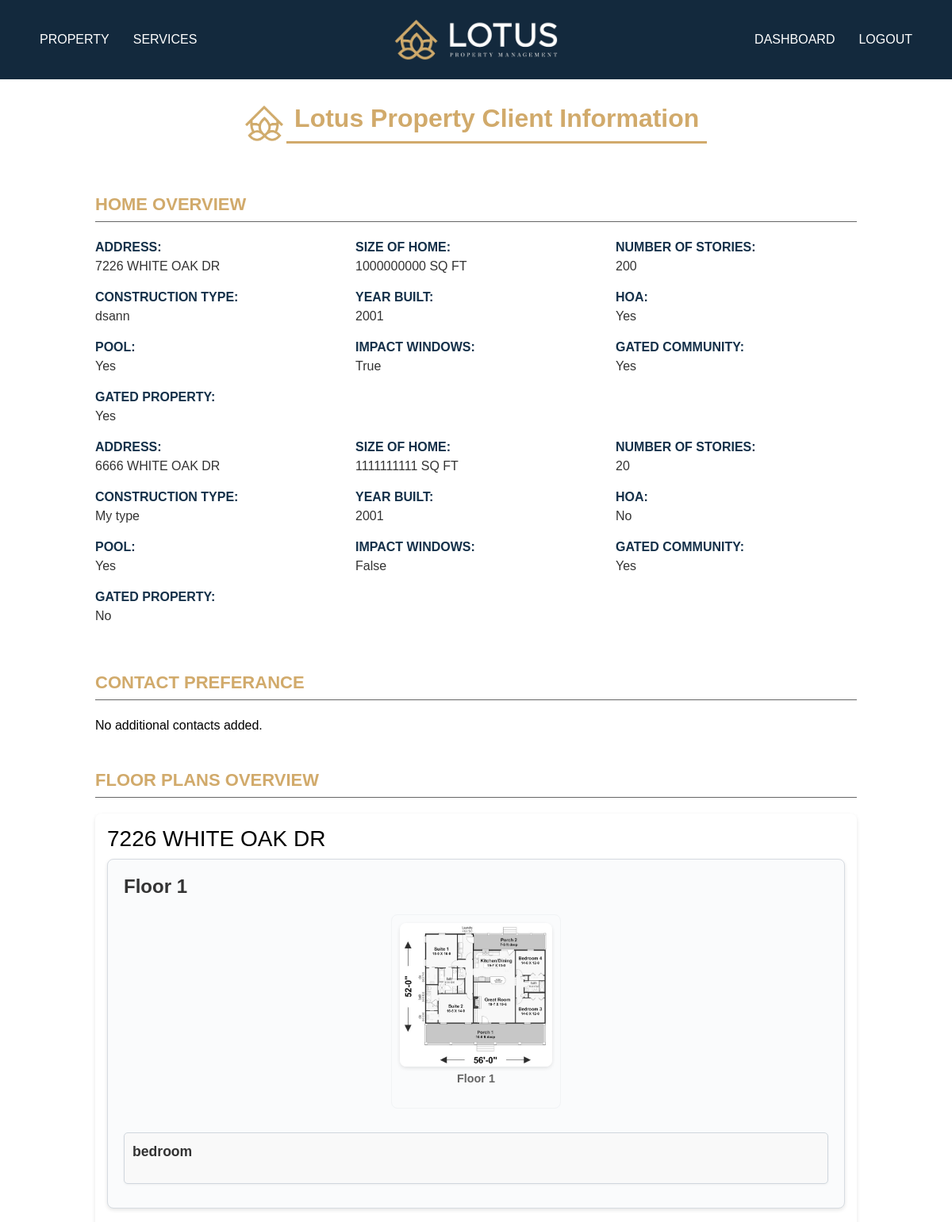
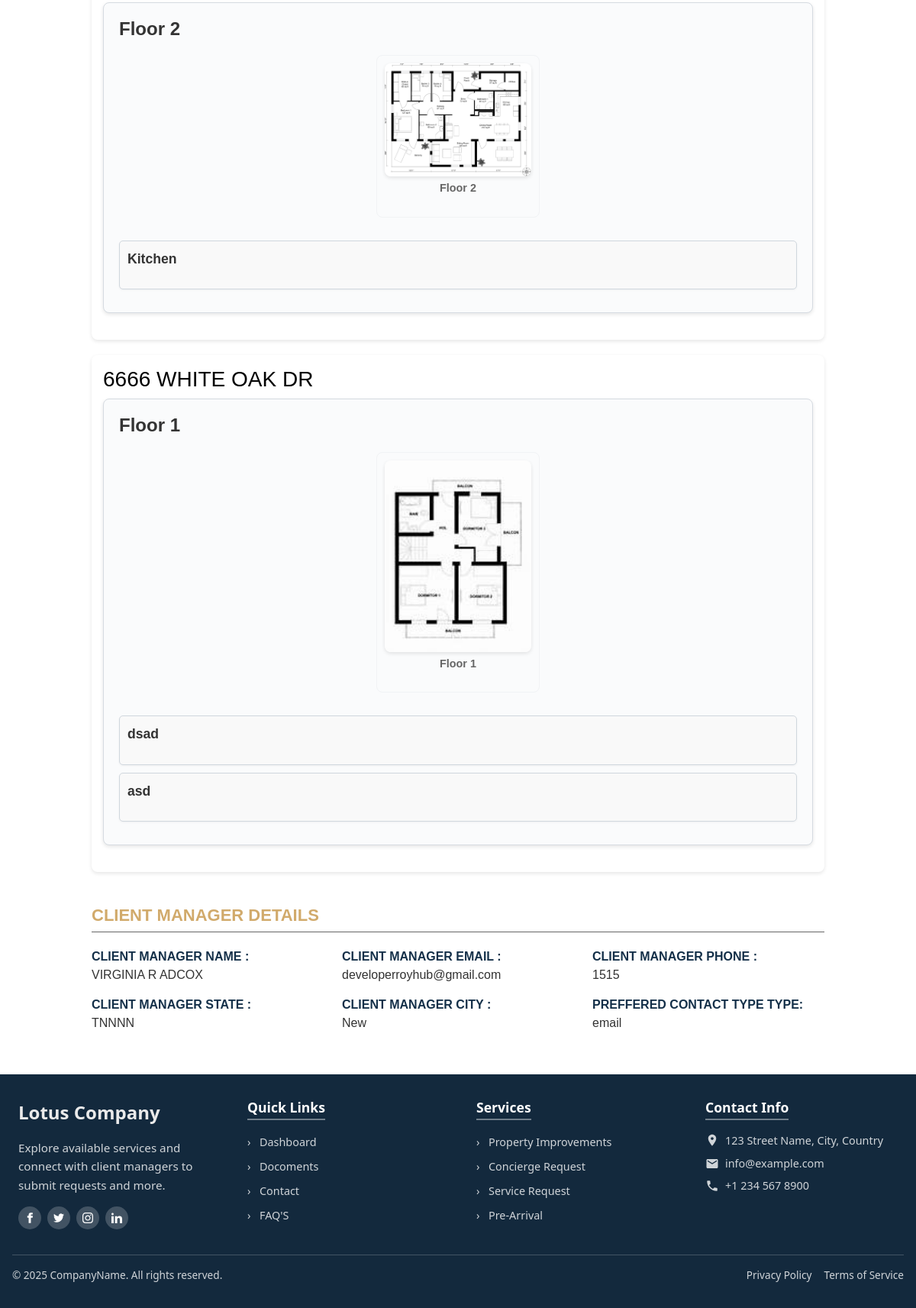
/my-properties/ (signed in), run on the app's committed database (2 pictures, top to bottom).
### propertydetails/models.py (models this page shows, shortened)
class PropertyManagement(models.Model):
    client = models.ForeignKey(Client, on_delete=models.CASCADE, related_name="properties")
    client_manager = models.ForeignKey(ClientManagers, on_delete=models.CASCADE, related_name="managed_properties")
    address = models.CharField(max_length=255)
    size_of_home = models.CharField(max_length=50)
    number_of_stories = models.PositiveIntegerField()
    construction_type = models.CharField(max_length=100)
    year_built = models.PositiveIntegerField()
    has_pool = models.BooleanField(default=False)
    gated_community = models.BooleanField(default=False)
    impact_windows = models.BooleanField(default=False)
    has_hoa = models.BooleanField(default=False)
    gated_property = models.BooleanField(default=False)
    basketball_court = models.BooleanField(default=False)
    tennis_court = models.BooleanField(default=False)
    pickleball_court = models.BooleanField(default=False)
    hot_tub = models.BooleanField(default=False)
    outdoor_kitchen_gazebo = models.BooleanField(default=False)
    waterfront = models.BooleanField(default=False)
    city = models.CharField(max_length=20, null=True, blank=True)
    state = models.CharField(max_length=20, null=True, blank=True)
    zipcode = models.CharField(max_length=10, null=True, blank=True)
    PREFERRED_CONTACT_CHOICES = [
        ('email', 'Email'),
        ('phone', 'Phone'),
    ]
    preferred_contact_method = models.CharField(
        max_length=10, choices=PREFERRED_CONTACT_CHOICES, default='email'
    )
    created_at = models.DateTimeField(auto_now_add=True)
    additional_info = models.TextField(blank=True, null=True)

class Floor(models.Model):
    property = models.ForeignKey(PropertyManagement, on_delete=models.CASCADE, related_name='floors')
    floor_name = models.CharField(max_length=255)
    floor_imgae = models.ImageField(upload_to='floor_images/', null=True, blank=True)

class Room(models.Model):
    floor = models.ForeignKey(Floor, on_delete=models.CASCADE, related_name='rooms')
    room_name = models.CharField(max_length=255)
    room_size = models.CharField(max_length=255)
    room_image = models.ImageField(upload_to='rooms_images/', null=True, blank=True)

### mainapp/models.py (models this page shows, shortened)
class ClientManagers(models.Model):  # Unique name to avoid conflicts
    first_name = models.CharField(max_length=150)
    last_name = models.CharField(max_length=150)
    username = models.CharField(max_length=150, unique=True)
    email = models.EmailField(unique=True)
    password = models.CharField(max_length=255)  # Store hashed passwords
    phone_number = models.CharField(max_length=15,blank=True, null=True)
    city = models.CharField(max_length=100, blank=True, null=True)
    state = models.CharField(max_length=100, blank=True, null=True)
    zipcode = models.CharField(max_length=10, blank=True, null=True)
    office_phone = models.CharField(max_length=15, null=True, blank=True)
    business_address = models.TextField(null=True, blank=True)
    PREFERRED_CONTACT_CHOICES = [
        ('email', 'Email'),
        ('phone', 'Phone'),
        ('text', 'text'),
    ]
    preferred_contact_method = models.CharField(
        max_length=10, choices=PREFERRED_CONTACT_CHOICES, default='email'
    )
    created_at = models.DateTimeField(auto_now_add=True)

### mainapp/views.py (the view)
# urls.py: path('my-properties/', client_properties, name='client_properties'),
def client_properties(request):
    client_id = request.session['client_id']
    client = Client.objects.get(id=client_id)
    properties = PropertyManagement.objects.filter(client=client).prefetch_related('floors__rooms', 'client_manager')
    contacts = [
        {"name": client.contact1_name, "email": client.contact1_email, "phone": client.contact1_phone, "preferred": client.contact1_preferred},
        {"name": client.contact2_name, "email": client.contact2_email, "phone": client.contact2_phone, "preferred": client.contact2_preferred},
        {"name": client.contact3_name, "email": client.contact3_email, "phone": client.contact3_phone, "preferred": client.contact3_preferred},
    ]
    contacts = [c for c in contacts if c["name"]]
    client_manager = properties[0].client_manager if properties else None
    return render(request, 'property/properties.html', {
        'properties': properties,
        'contacts': contacts,
        'client_manager': client_manager,
    })

### template/property/properties.html (shortened to what this page needs)
{% extends 'base.html' %}
{% load static %}
{% block content %}
    <div id="titile">
        <img style="width: 4%;" src="{% static 'img/smalllogo.png' %}" alt="">
        <h2 class="title">Lotus Property Client Information</h2>
    </div>
    <div class="property-container">
        <p class="section-title">Home Overview</p>
        {% if properties %}
            {% for property in properties %}
                <div class="row">
                    <div class="col-md-4">
                        <div class="info-box"><span>Address:</span> <div class="info-value">{{ property.address }}</div></div>
                    </div>
                    <div class="col-md-4">
                        <div class="info-box"><span>Size of Home:</span> <div class="info-value">{{ property.size_of_home }} SQ FT</div></div>
                    </div>
                    <div class="col-md-4">
                        <div class="info-box"><span>Number of Stories:</span> <div class="info-value">{{ property.number_of_stories }}</div></div>
                    </div>
                    <div class="col-md-4">
                        <div class="info-box"><span>Construction Type:</span> <div class="info-value">{{ property.construction_type }}</div></div>
                    </div>
                    <div class="col-md-4">
                        <div class="info-box"><span>Year Built:</span> <div class="info-value">{{ property.year_built }}</div></div>
                    </div>
                    <div class="col-md-4">
                        <div class="info-box"><span>HOA:</span> <div class="info-value">{{ property.has_hoa|yesno:"Yes,No" }}</div></div>
                    </div>
                    <div class="col-md-4">
                        <div class="info-box"><span>Pool:</span> <div class="info-value">{{ property.has_pool|yesno:"Yes,No" }}</div></div>
                    </div>
                    <div class="col-md-4">
                        <div class="info-box"><span>Impact Windows:</span> <div class="info-value">{{ property.impact_windows }}</div></div>
                    </div>
                    <div class="col-md-4">
                        <div class="info-box"><span>Gated Community:</span> <div class="info-value">{{ property.gated_community|yesno:"Yes,No" }}</div></div>
                    </div>
                    <div class="col-md-4">
                        <div class="info-box"><span>Gated Property:</span> <div class="info-value">{{ property.gated_property|yesno:"Yes,No" }}</div></div>
                    </div>
                </div>
            {% endfor %}
        {% else %}
            <p>No properties found.</p>
        {% endif %}
    </div>
    <div class="property-container">
        <p class="section-title">Contact preferance</p>
        {% if contacts %}
            {% for contact in contacts %}
                <div class="row">
                    <div class="col-md-4">
                        <div class="info-box"><span>Contact Name :</span> <div class="info-value">{{ contact.name }}</div></div>
                    </div>
                    <div class="col-md-4">
                        <div class="info-box"><span>Contact Email :</span> <div class="info-value">{{ contact.email }}</div></div>
                    </div>
                    <div class="col-md-4">
                        <div class="info-box"><span>Contact Phone :</span> <div class="info-value">{{ contact.phone }}</div></div>
                    </div>
                    <div class="col-md-4">
                        <div class="info-box"><span>Preffered Contact Type Type:</span> <div class="info-value">{{ contact.preferred }}</div></div>
                    </div>
                </div>
            {% endfor %}
        {% else %}
            <p>No additional contacts added.</p>
        {% endif %}
    </div>
    <div class="property-container">
        <p class="section-title">Floor Plans Overview</p>
        {% for property in properties %}
        <div class="property-card">
            <h3 class="property-address">{{ property.address }}</h3>
            {% if property.floors.all %}
                {% for floor in property.floors.all %}
                <div class="floor-card">
                    <h4 class="floor-title">{{ floor.floor_name }}</h4>
                    <div class="image-gallery">
                        {% if floor.floor_imgae %}
                        <div class="image-item">
                            <img src="{{ floor.floor_imgae.url }}" alt="{{ floor.floor_name }}" class="gallery-img">
                            <p class="image-caption">{{ floor.floor_name }}</p>
                        </div>
                        {% endif %}
                    </div>
                    <div class="rooms-info">
                        {% for room in floor.rooms.all %}
                        <div class="room-item">
                            <div class="room-name-size">
                                <p class="room-name">{{ room.room_name }}</p>
                            </div>
                        </div>
                        {% endfor %}
                    </div>
                </div>
                {% endfor %}
            {% else %}
                <p class="no-floors-msg">No floor plans available for this property.</p>
            {% endif %}
        </div>
    {% empty %}
        <p>No properties available.</p>
    {% endfor %}
    </div>
<div class="property-container">
    <p class="section-title">Client Manager Details </p>
    {% if client_manager %}
            <div class="row">
                <div class="col-md-4">
                    <div class="info-box"><span>Client Manager Name :</span> <div class="info-value">{{ client_manager.first_name }} {{ client_manager.last_name }}</div></div>
                </div>
                <div class="col-md-4">
                    <div class="info-box"><span>Client Manager Email :</span> <div class="info-value">{{ client_manager.email }}</div></div>
                </div>
                <div class="col-md-4">
                    <div class="info-box"><span>Client Manager Phone :</span> <div class="info-value">{{ client_manager.phone_number }}</div></div>
                </div>
                <div class="col-md-4">
                    <div class="info-box"><span>Client Manager State :</span> <div class="info-value">{{ client_manager.state }}</div></div>
                </div>
                <div class="col-md-4">
                    <div class="info-box"><span>Client Manager City :</span> <div class="info-value">{{ client_manager.city }}</div></div>
                </div>
                <div class="col-md-4">
                    <div class="info-box"><span>Preffered Contact Type Type:</span> <div class="info-value">{{ client_manager.preferred_contact_method }}</div></div>
                </div>
            </div>
            {% endif %}
</div>
{% endblock content %}

### template/property/properties.html (style rules this page uses)
body { background-color: #ffffff; color: #000000; }
.property-container { max-width: 80%; margin: 40px auto; }
.section-title { font-size: 22px; font-weight: bold; color: #d1aa6b; text-transform: uppercase; margin-bottom: 20px; border-bottom: 1px solid #666; padding-bottom: 5px; }
.info-box { margin-bottom: 15px; }
.info-box span { font-weight: bold; color: #143049; text-transform: uppercase; }
.info-value { font-size: 16px; color: #333; }
.title { text-align: center; font-size: 2rem; font-weight: bold; color: #d1aa6b; padding: 10px; border-bottom: 3px solid #d1aa6b; display: inline-block; margin: 20px auto; }
#titile { text-align: center; }
.property-container { width: 100%; }
.image-gallery { display: flex; flex-wrap: wrap; justify-content: center; gap: 10px; max-width: 1200px; margin: 0 auto; }
.image-item { display: flex; flex-direction: column; align-items: center; width: 24%; }
.gallery-img { width: 100%; height: auto; cursor: pointer; transition: transform 0.3s ease-in-out; border-radius: 10px; }
.image-caption { margin-top: 5px; font-size: 16px; font-weight: bold; color: #000; }
.property-card { margin-bottom: 20px; border-radius: 8px; box-shadow: 0 2px 5px rgba(0, 0, 0, 0.1); background-color: #ffffff; padding: 15px; }
.floor-card { border: 1px solid #d6dbe1; padding: 20px; margin-bottom: 20px; border-radius: 8px; box-shadow: 0 2px 5px rgba(0, 0, 0, 0.1); background-color: #fafbfc; }
.floor-title { font-size: 1.5rem; margin-bottom: 10px; font-weight: bold; color: #333; }
.image-gallery { display: flex; justify-content: center; margin-bottom: 20px; }
.image-item { max-width: 300px; margin: 10px; text-align: center; }
.gallery-img { max-width: 100%; height: auto; border-radius: 8px; box-shadow: 0 2px 5px rgba(0, 0, 0, 0.1); }
.image-caption { font-size: 0.9rem; color: #666; margin-top: 5px; }
.rooms-info { margin-top: 20px; }
.room-item { margin-bottom: 10px; }
.room-name-size { display: flex; justify-content: space-between; align-items: center; background-color: #f9f9f9; padding: 10px; border-radius: 5px; border: 1px solid #d0d7de; box-shadow: 0 1px 3px rgba(0, 0, 0, 0.05); }
.room-name { font-size: 1.1rem; font-weight: bold; color: #333; }
.image-gallery .image-item { border: 1px solid #f1f3f5; border-radius: 8px; padding: 10px; }

### data on the page
PropertyManagement: address "7226 WHITE OAK DR", size_of_home "1000000000", number_of_stories "200", construction_type "dsann", year_built "2001", has_hoa "Yes", has_pool "Yes", impact_windows "True", gated_community "Yes", gated_property "Yes"
PropertyManagement: address "6666 WHITE OAK DR", size_of_home "1111111111", number_of_stories "20", construction_type "My type", year_built "2001", has_hoa "No", has_pool "Yes", impact_windows "False", gated_community "Yes", gated_property "No"
Floor: floor_name "Floor 1", floor_imgae (picture)
Room: room_name "bedroom"
Floor: floor_name "Floor 2", floor_imgae (picture)
Room: room_name "Kitchen"
Floor: floor_name "Floor 1", floor_imgae (picture)
Room: room_name "dsad"
Room: room_name "asd"
ClientManagers: first_name "VIRGINIA R", last_name "ADCOX", email "developerroyhub@gmail.com", phone_number "1515", state "TNNNN", city "New", preferred_contact_method "email"
